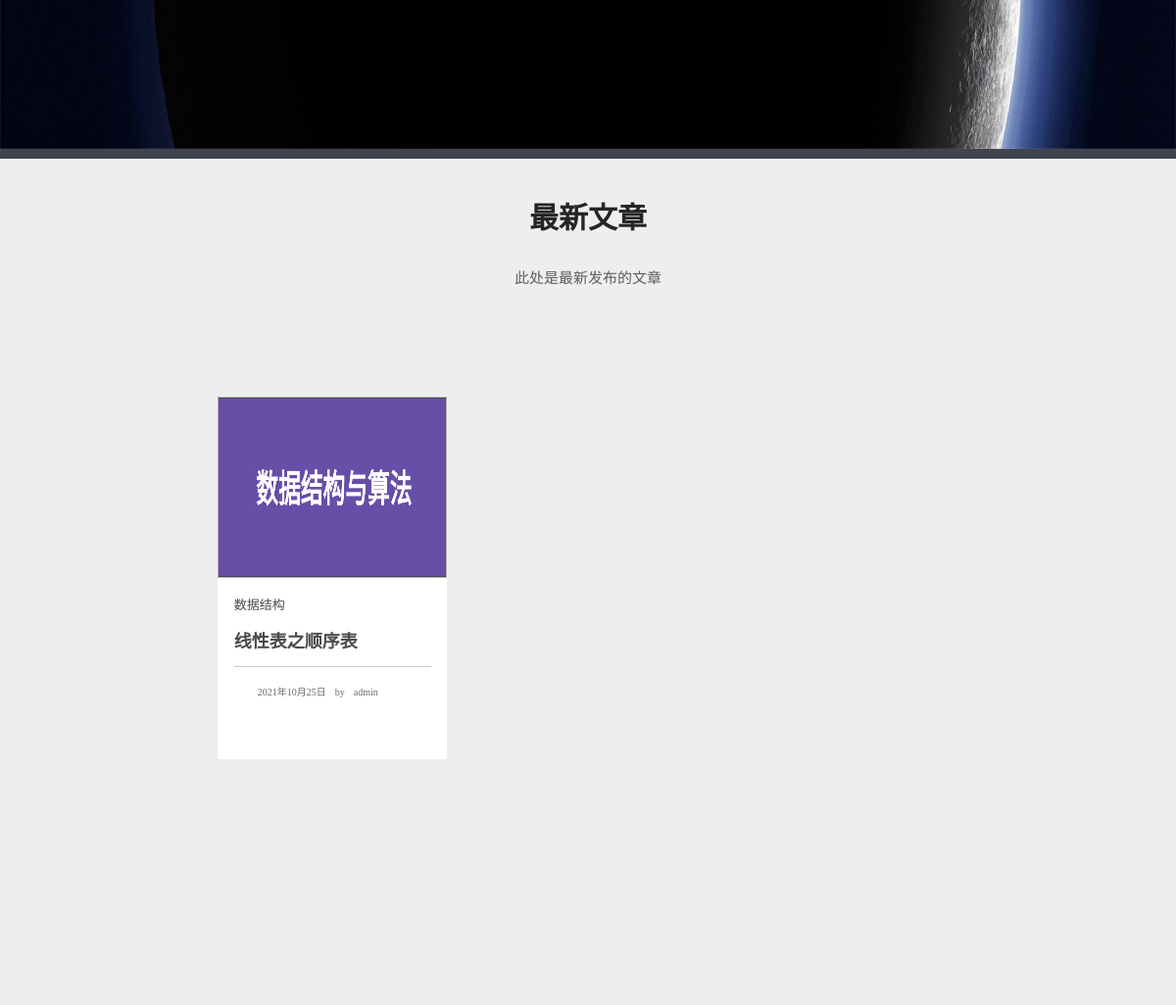
Before: / (middle part) with the older database file.
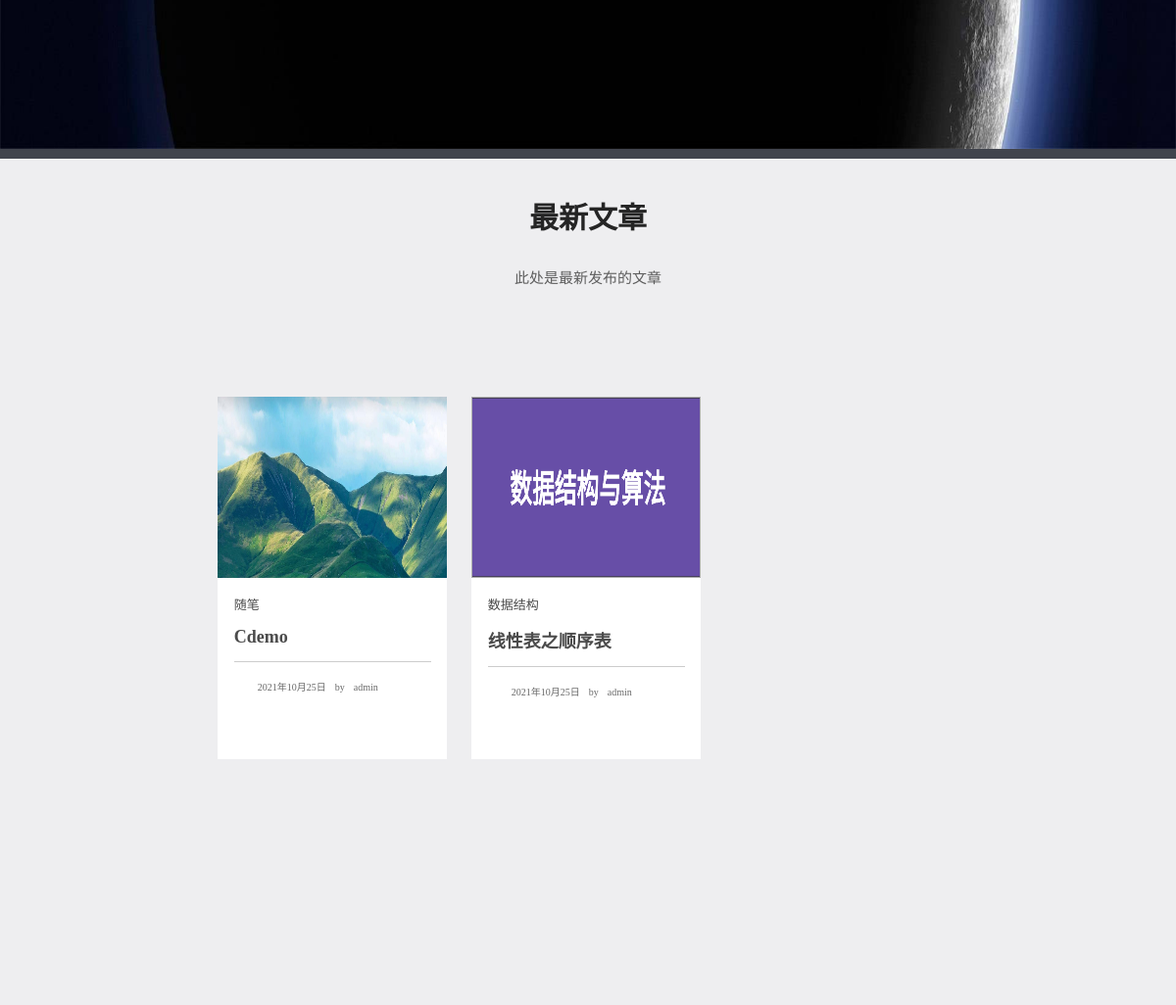
After: the same page with the newer database file.
### blog/models.py (models this page shows)
class Article(models.Model):
    id = models.AutoField(primary_key=True)
    writer = models.CharField(max_length=255, verbose_name='writer')
    time = models.DateField(verbose_name='time', auto_now=True)
    title = models.CharField(max_length=255, verbose_name='title')
    ftitle = models.CharField(max_length=255, verbose_name='ftitle', default='null')
    body = models.CharField(max_length=60000, verbose_name='body')
    parent = models.IntegerField(max_length=200, verbose_name='parent', default=0)
    section = models.IntegerField(max_length=200, verbose_name='section', default=0)
    image = models.ImageField('照片', upload_to='uploadimg/', blank=True, null=True)

class Section(models.Model):
    id = models.AutoField(primary_key=True)
    name = models.CharField(max_length=20, verbose_name='name', unique=True)
    TreeSum = models.IntegerField(max_length=200, verbose_name='TreeSum', default=0)
    describe = models.CharField(max_length=50, verbose_name='describe', null=True)
    image = models.ImageField('照片', upload_to='uploadimg/', blank=True, null=True)
    parent = models.IntegerField(max_length=200, verbose_name='parent', default=0)

### blog/views.py (the view)
# urls.py: 2. Add a URL to urlpatterns:  path('', views.home, name='home')
def home(request):
    dic = {'title': '首页', 'page': 'home', 'navs': models.Section.objects.all(),
           'articles': models.Article.objects.all().order_by('-id')[:9], 'timemess': models.TimeMess.objects.last(),
           'mess': models.Remark.objects.all().order_by('-id')[:5], 'messlast': models.Remark.objects.last()}
    getsetting(dic)
    if request.user.is_authenticated:
        dic['login'] = True
    else:
        dic['login'] = False
    return render(request, 'blog/home.html', dic)

### blog/views.py (called while the page is built)
def getsetting(dic):
    f = open('static/setting/setting.json', 'r')
    data = f.read()
    data = json.loads(data)
    dic.update(data)
    f.close()

### templates/blog/home.html (shortened to what this page needs)
{% extends 'blog/base.html' %}
{% block content %}
    <div class="enterBlog">
        <div class="enterBlogbox">
            <p class="enterBlogfont"><b>书犹药也 善读之可以医愚</b></p>
            <div class="enterBlogbox2"><a href="/navs/?name=17&page=1" class="navfont">进入博客</a></div>
        </div>
    </div>
    <div class="newArticle">
        <div class="articleBox">
            <p style="font-size: 30px;text-align: center;color: rgb(37, 37, 37);"><b>最新文章</b></p>
            <p style="font-size: 15px;text-align: center;color: rgb(94, 94, 94);margin-top: 30px;margin-bottom: 100px;">此处是最新发布的文章</p>
            <div class="articles">
                {% for article in articles %}
                <div class="article">
                    <a href="/article/?id={{article.id}}">
                        <div class="articleimg">
                            <img src="/static/{{article.image}}" alt="" style="width: 100%;height: 100%;">
                        </div>
                        <div class="articlefont">
                            <p style="color: rgb(75, 75, 75);font-size: 13px;">
                                {% for nav in navs %}
                                {% if article.section == nav.id %}
                                {{nav.name}}
                                {% endif %}
                                {% endfor %}
                            </p>
                            <p style="color: rgb(75, 75, 75);font-size: 18px;margin-top:7%;margin-bottom: 7%;white-space:nowrap;text-overflow:ellipsis;overflow:hidden;"><b>{{article.title}}</b></p>
                            <div class="articleline"></div>
                            <div class="articletime">
                                <embed src="/static/svg/clock.svg" width="15" height="15" type="image/svg+xml" />
                                <h style="font-size: 10px;color: rgb(105, 105, 105);margin-left: 5px;">{{article.time}}</h>
                                <h style="font-size: 10px;color: rgb(105, 105, 105);margin-left: 5px;">by</h>
                                <h style="font-size: 10px;color: rgb(105, 105, 105);margin-left: 5px;">{{article.writer}}</h>
                            </div>
                        </div>
                    </a>
                </div>
                {% endfor %}
            </div>
        </div>
    </div>
{% endblock %}

Changed rows visible on the page:
added Article: image (picture), title "Cdemo", time "2021年10月25日", writer "admin"
now on this page (row unchanged): Section: name "随笔", shown under "Cdemo"
